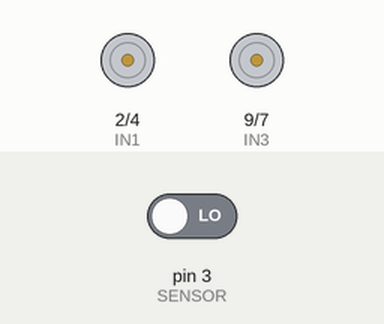
Bench run of a sketch on a simulated Arduino Uno, built with avr-gcc and run on an emulated ATmega328P. Parts: motor-driver pin pairs drawn as motors (green arrow = first pin HIGH = forward, orange = second pin HIGH = backward, longer = more drive, scaled by the enable pin). The inputs (shaded band) are chosen by the test bench; at power-on: pin 3 (SENSOR) LOW. Random numbers use the default seed unless the sketch sets one; what the sketch prints to the serial monitor is not drawn.

Above: at 18.0 s.
18.1 s: pin 3 (SENSOR) driven HIGH
At 26.7 s:
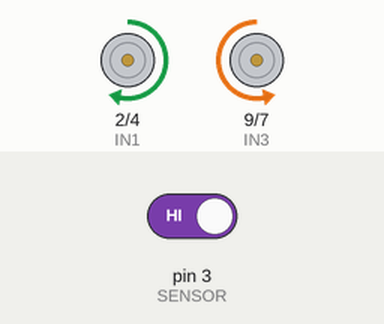
31.0 s: pin 3 (SENSOR) driven LOW
At 42.2 s:
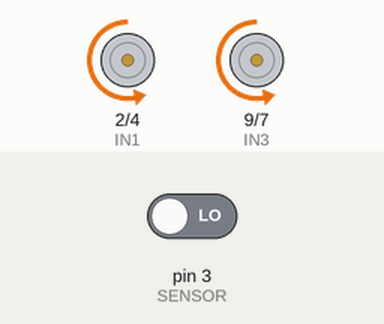
43.0 s: pin 3 (SENSOR) driven HIGH
At 49.9 s:
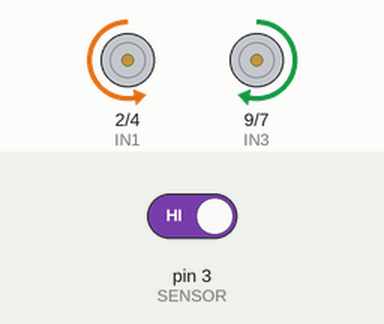
Timing chart, 0 to 73.5 s (numbered marks = the images above; inputs shaded):
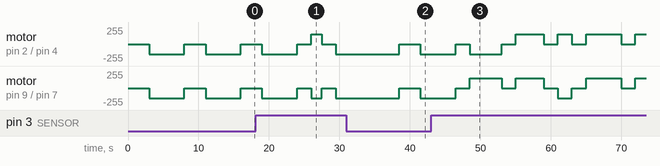

The sketch:

motor_object2.ino
```cpp
// IN1, IN2, ENA (D2, D4, D5), IN3, IN4, ENB (D7, D8, D9)
//http://www.hardcopyworld.com/ngine/aduino/index.php/archives/159
#define IN1 2
#define IN2 4
#define ENA 5

#define IN3 9
#define IN4 7
#define ENB 6
#define SPEED 150

#define SENSOR 3 //디지털 핀 설정
 volatile int tim;
void setup() {
  pinMode(IN1, OUTPUT);
  pinMode(IN2, OUTPUT);
  pinMode(IN3, OUTPUT);
  pinMode(IN4, OUTPUT);
  pinMode(ENA, OUTPUT);
  pinMode(ENB, OUTPUT);
  pinMode(SENSOR,INPUT);
  //attachInterrupt(1, lineBackward, RISING);
  Serial.begin(9600);
}
int line;
//  void lineBackward(){
//       Backward(150,5);
//    delay(5000);
//    }
void Forward(int speed, int tim){
        digitalWrite(IN1, HIGH);
        digitalWrite(IN2, LOW);
        analogWrite(ENA, speed);

        digitalWrite(IN3, HIGH);
        digitalWrite(IN4, LOW);
        analogWrite(ENB, speed);
        delay(1000*tim);
  }
  void Backward(int speed, int tim){
        digitalWrite(IN1, LOW);
        digitalWrite(IN2, HIGH);
        analogWrite(ENA, speed);

        digitalWrite(IN3, LOW);
        digitalWrite(IN4, HIGH);
        analogWrite(ENB, speed);
      delay(1000*tim);
    }
    void Left(int speed, int tim){
        digitalWrite(IN1, LOW);
        digitalWrite(IN2, HIGH);
        analogWrite(ENA, speed);

        digitalWrite(IN3, HIGH);
        digitalWrite(IN4, LOW);
        analogWrite(ENB, speed);
      delay(500*tim);
      }
      void Right(int speed, int tim){
        digitalWrite(IN1, HIGH);
        digitalWrite(IN2, LOW);
        analogWrite(ENA, speed);

        digitalWrite(IN3, LOW);
        digitalWrite(IN4, HIGH);
        analogWrite(ENB, speed);
        delay(500*tim);
        }
        void Stop(){
        analogWrite(ENA, 0);
        analogWrite(ENB, 0);
        delay(1000);
          }
void loop() {
  Stop();
  delay(1000);
  int ir ;

//    Serial.println(analogRead(0)/700);
//  if(distance < 20) {         //장애물 감지 (20cm 이내)
//
//     backward();  //후진(0.5초)
//     int rnd = random(0,2);   //장애물 감지시 좌/우회전 랜덤처리
//     if(rnd == 0){
//        Serial.println("right");
//        right();
//     }else{
//        Serial.println("left");
//        left();
//     }
//   }

if(digitalRead(SENSOR)){
  int rm=random(4);
tim=random(3,10);
    Serial.print("random: ");
    Serial.print(rm);
    Serial.print("\n tim: ");
    Serial.print(tim);
  switch(rm){
    case 0:
    Serial.print("\nForward");
      Forward(SPEED,tim);

      break;
    case 1:
    Serial.print("\nBackward");
      Backward(SPEED,tim);
      break;
    case 2:
    Serial.print("\nLeft");
      Left(SPEED,tim);
      break;
    case 3:
    Serial.print("\nRight");
      Right(SPEED,tim);
      break;
//    case 4:
//    Serial.print("\nStop");
//      Stop(SPEED);
//      delay(100*tim);
//      break;
  }
}
else{ Serial.println("stop");
     Stop();  //정지(1초)
     Serial.println("backward");
   Backward(SPEED, 5);
  }
}
```
